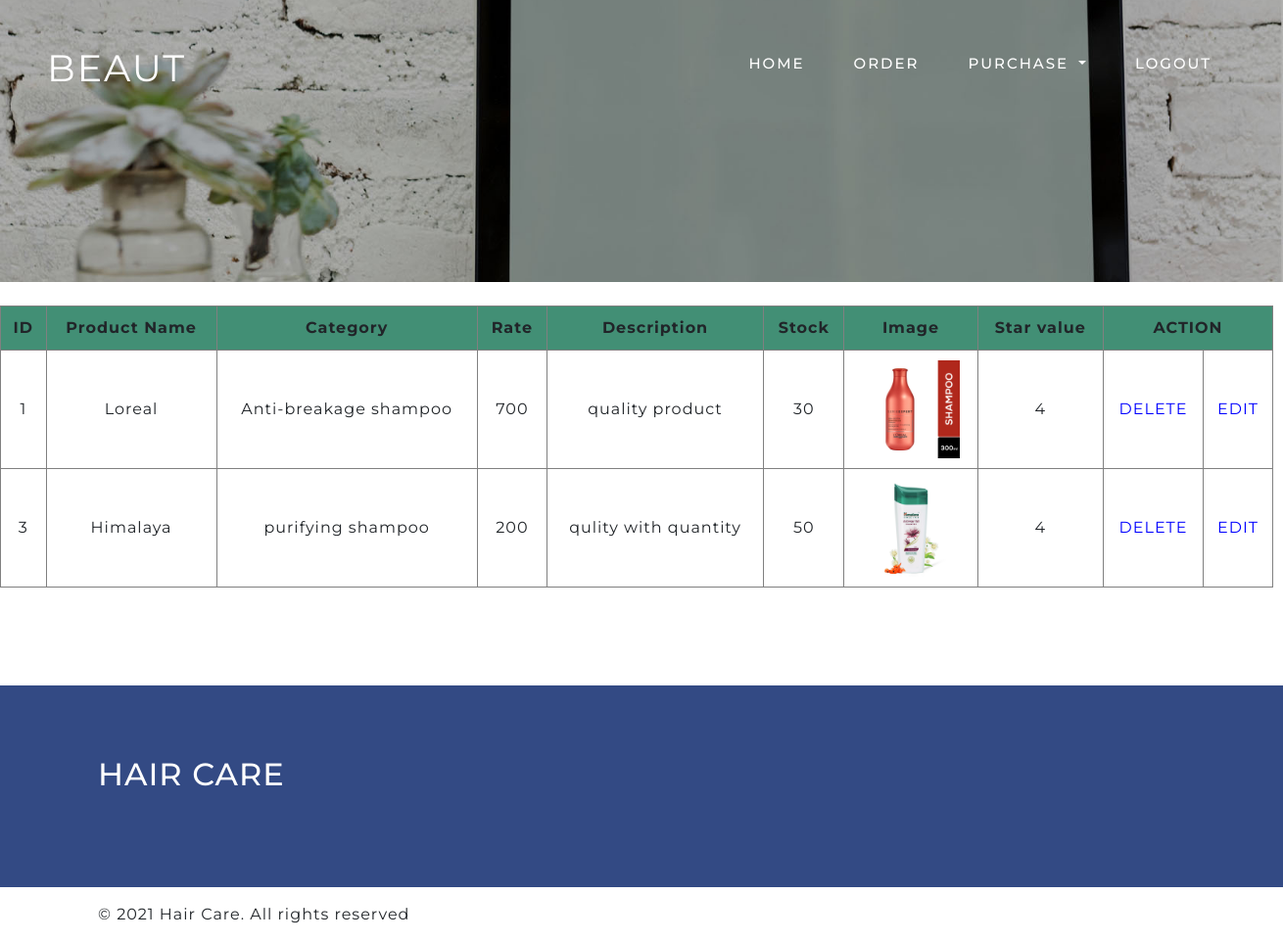
/Staff/staffviewproduct.php, run on the app's committed database.
### tables this page shows
CREATE TABLE IF NOT EXISTS `tbl_product` (
  `id` int(11) NOT NULL AUTO_INCREMENT,
  `pname` varchar(50) NOT NULL,
  `cat` varchar(50) NOT NULL,
  `description` varchar(50) NOT NULL,
  `itemimage` varchar(100) NOT NULL,
  `rate` varchar(50) NOT NULL,
  `stock` int(12) NOT NULL,
  `status` int(11) NOT NULL,
  `scat` varchar(40) NOT NULL,
  `starvalue` int(11) NOT NULL,
  PRIMARY KEY (`id`)
);

CREATE TABLE IF NOT EXISTS `tbl_subcat` (
  `scid` int(11) NOT NULL AUTO_INCREMENT,
  `catid` varchar(30) NOT NULL,
  `category` varchar(30) NOT NULL,
  `status` varchar(20) NOT NULL,
  PRIMARY KEY (`scid`)
);

### Staff/staffviewproduct.php (the view, shortened to what this page needs)
<?php
include 'staffbase.php';
?>
<br>
<table border='1' style="width:1300px;">
    <tr>  <th>ID</th>
        <th>Product Name</th>
        <th>Category</th>
        <th>Rate</th>
        <th>Description</th>
        <th>Stock</th>
        <th>Image</th>
        <th>Star value</th>
        <th colspan="2">ACTION</th>
    </tr>
    <?php
    include '../connection.php';
    $qry = mysqli_query($conn,"select tbl_product.*,tbl_subcat.category from tbl_product,tbl_subcat where tbl_product.status='1' and tbl_subcat.scid=tbl_product.scat ");
    while ($row = mysqli_fetch_array($qry)) {
        echo '<tr><td>' . $row['id'] . '</td><td>' . $row['pname'] . '</td><td>' . $row['category'] . '</td><td>' . $row['rate'] . '</td><td>' . $row['description'] . '</td><td>' . $row['stock'] . '</td><td><img src="' . $row['itemimage'] . '" alt="aa" style="width:100px;height:100px;"></td><td>' . $row['starvalue'] . '</td><td><a style="color:blue;" href="deleteproduct.php?id=' . $row['id'] . '&rate=' . $row['rate'] . '" >DELETE</a></td><td><a style="color:blue;" href="editproduct.php?id=' . $row['id'] . '&rate=' . $row['rate'] . '" >EDIT</a></td></tr>';
    }
    ?>
</table>
<?php
include '../footer.php';
?>

### Staff/staffBase.php (shortened to what this page needs)
   <!DOCTYPE html>
<html lang="zxx">
   <head>
      <link href="../web/css/bootstrap.min.css" rel="stylesheet" type="text/css" media="all">
      <link href="../web/css/fontawesome-all.min.css" rel="stylesheet" type="text/css" media="all">
      <link href="../web/css/owl.carousel.css" rel="stylesheet">
      <link href="../web/css/style.css" rel='stylesheet' type='text/css' media="all">
   </head>
   <body>
      <div class="header-outs" id="home">
         <div class="header-bar">
            <nav class="navbar navbar-expand-lg navbar-light">
               <div class="hedder-up">
                  <h1><a class="navbar-brand" href="#">Beaut</a></h1>
               </div>
               <div class="collapse navbar-collapse justify-content-end" id="navbarSupportedContent">
                  <ul class="navbar-nav ">
                     <li class="nav-item">
                        <a class="nav-link" href="staffHome.php">Home <span class="sr-only">(current)</span></a>
                     </li>
					 <li class="nav-item">
                        <a href="vieworders.php" class="nav-link">Order</a>
                     </li>
                     <li class="nav-item dropdown">
                        <a class="nav-link dropdown-toggle" href="#" id="navbarDropdown" role="button" data-toggle="dropdown" aria-haspopup="true" aria-expanded="false">
               Purchase
                        </a>
                     </li>
                     <li class="nav-item">
                        <a href="../index.php" class="nav-link">Logout</a>
                     </li>
                  </ul>
               </div>
            </nav>
         </div>
      </div>
      <div class="inner_page-banner">
      </div>

### footer.php
<footer class="py-5" style="margin-top:100px;">
    <div class="container py-xl-4">
        <div class="row footer-top">
            <div class="col-lg-4 col-sm-6 footer-grid_section_w3layouts">
                <h2 class="logo-2 mb-lg-4 mb-3">
                    <a href="#" >HAIR CARE</a>
                </h2>
            </div>
        </div>
    </div>
</footer>
<div class="cpy-right-sec-w3ls">
    <div class="container">
        <div class="cpy-right text-left py-3 row">
            <p class="col-md-8">© 2021 Hair Care. All rights reserved
            </p>
            <a href="#home" class="move-top text-right col-md-4"><span class="fa fa-long-arrow-up" aria-hidden="true"></span></a>
        </div>
    </div>
</div>
</body>
</html>

### web/css/style.css (style rules this page uses)
html, body { padding: 0; margin: 0; background: #fff; letter-spacing: 1px; font-family: 'Montserrat', sans-serif; }
body a { outline: none; transition: 0.5s all; -webkit-transition: 0.5s all; -moz-transition: 0.5s all; -o-transition: 0.5s all; -ms-transition: 0.5s all; text-decoration: none; }
h1, h2, h3, h4, h5, h6 { margin: 0; padding: 0; font-family: 'Montserrat', sans-serif; letter-spacing: 1px; }
p { margin: 0; padding: 0; letter-spacing: 1px; font-family: 'Montserrat', sans-serif; }
ul { margin: 0; padding: 0; list-style-type: none; }
.header-bar { position: absolute; width: 100%; z-index: 99; }
h1 a.navbar-brand { font-size: 41px; color: #fff !important; text-transform: uppercase; font-weight: 400; letter-spacing: 2px; margin: 0px; }
.navbar-light .navbar-nav .nav-link { color: #fff; font-size: 15px; letter-spacing: 2px; text-transform: uppercase; font-weight: 500; padding: 10px 25px; transition: 0.5s all; -webkit-transition: 0.5s all; -moz-transition: 0.5s all; -o-transition: 0.5s all; -ms-transition: 0.5s all; }
nav.navbar.navbar-expand-lg.navbar-light { background: rgba(14, 14, 14, 0); padding: 2em 3em 0em; }
.inner_page-banner { text-align: center; background: url(../images/b1.jpg) no-repeat center; background-size: cover; -webkit-background-size: cover; -moz-background-size: cover; -o-background-size: cover; -ms-background-size: cover; min-height: 300px; }
.hedder-up { padding: 10px 0px 0px; text-align: center; }
a { color: #fff; text-decoration: none; }
.service,.team,footer { background:#334a84; }
.nav-link { font-size: 14px; color: #fff; letter-spacing: 2px; }
@media (max-width:1440px) { h1 a.navbar-brand { font-size: 38px; } }
@media (max-width:1440px) { .inner_page-banner { min-height: 288px; } }

### Staff/staffviewproduct.php (style rules this page uses)
th { background-color:rgb(66, 143, 117); }
th,td { padding:10px; text-align:center; }

### data on the page
tbl_product: id "1", pname "Loreal", tbl_subcat.category "Anti-breakage shampoo", rate "700", description "quality product", stock "30", itemimage (picture), starvalue "4"
tbl_product: id "3", pname "Himalaya", tbl_subcat.category "purifying shampoo", rate "200", description "qulity with quantity", stock "50", itemimage (picture), starvalue "4"
